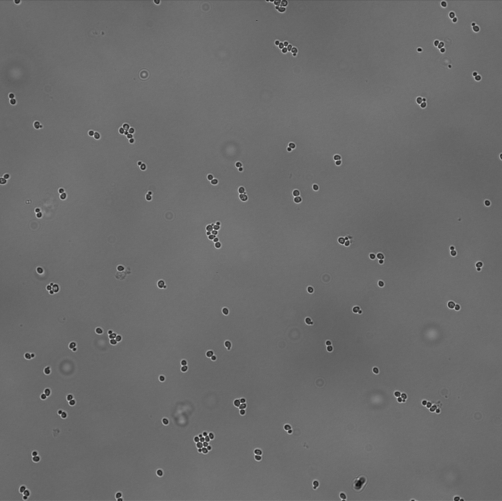
#> input picture example_data/13.tif, 1004 x 1002 px, given in place of po1-b.tif, which was not available (shown at 1/2 size)
$ python equalise_exposure.py
#> lines starting #> are read from the running program, lines starting #| are printed output that depends on the picture; after the words box and inside, x2 and y2 are one past the last pixel; in counts of white or black regions, pixels touching at a corner belong together; pictures that were not available may be replaced by others from this repository, and a replacement may not be noted
### unet/neural_network.py

# -*- coding: utf-8 -*-
"""
Created on Sat Dec 21 18:54:10 2019

"""
import os
import sys
import numpy as np
import skimage
from skimage import io
import skimage.transform as trans
from unet.model import unet

if getattr(sys, 'frozen', False):
    path_weights  = os.path.join(sys._MEIPASS, 'unet/')

else:
    path_weights = './unet/'

# [26 lines left out: functions create_directory_if_not_exists, threshold, not called in this run]


def prediction(im, is_pc, pretrained_weights=None):
    """
    Calculate the prediction of the label corresponding to image im
    Param:
        im: a numpy array image (numpy array), with max size 2048x2048
    Return:
        res: the predicted distribution of probability of the labels (numpy array)
    """
    # pad with zeros such that is divisible by 16
    print(im.shape)
    (nrow, ncol) = im.shape
    row_add = 16-nrow%16
    col_add = 16-ncol%16
    padded = np.pad(im, ((0, row_add), (0, col_add)))

    if pretrained_weights is None:
        if is_pc:
            pretrained_weights = path_weights + 'unet_weights_batchsize_25_Nepochs_100_SJR0_10.hdf5'
        else:
            pretrained_weights = path_weights + 'weights_budding_BF_multilab_0_1.hdf5'

    if not os.path.exists(pretrained_weights):
        raise ValueError('Path does not exist')

    # WHOLE CELL PREDICTION
    model = unet(pretrained_weights = pretrained_weights,
                 input_size = (None,None,1))

    results = model.predict(padded[np.newaxis,:,:,np.newaxis], batch_size=1)

    res = results[0,:,:,0]
    return res[:nrow, :ncol]

### equalise_exposure.py
import skimage.exposure
import numpy as np
import cv2

from unet.neural_network import prediction, threshold
from unet.segment import segment

DATAPATH = "example_data"
OUTPUTPATH = "output_data"
FILEPATH = "po1-b.tif"
# FILEPATH = "2020_3_19_frame_100_cropped.tif"


def saveImage(img, name):
    cv2.imwrite(OUTPUTPATH + "/" + name, img)


# Load images
image = cv2.imread(DATAPATH + "/" + FILEPATH)
#> image is the input picture: shape (1002, 1004, 3); min 9, max 255, mean 107.3
print(image)
#> (printed output is left out)

image_gray = cv2.cvtColor(image, cv2.COLOR_BGR2GRAY)
print(image_gray)
#> (printed output is left out)

# Equalise the exposure as recommended
im = skimage.exposure.equalize_adapthist(image_gray)
# im = im_float*1.0
print(im)
#> (printed output is left out)
saveImage(im, "input.png")
#> in saveImage, `cv2.imwrite(OUTPUTPATH + "/" + name, img)`:
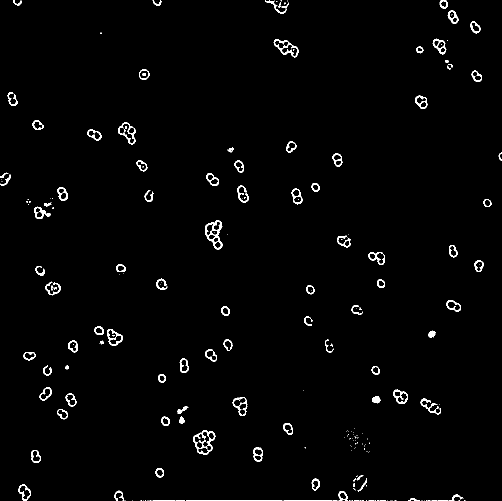
#> saved as input.png: shape (1002, 1004) (shown at 1/2 size); values 0 (black) and 1 (white), 1.6% white; 227 white regions (128 under 20 px), largest, box (x1, y1, x2, y2) and area: (410, 440, 445, 499) 684, (386, 861, 431, 910) 586, (547, 78, 597, 115) 477

# Prediction yeast cells
predctionOutput = prediction(im=im, is_pc=False)
#| (1002, 1004)
#> in prediction, `padded = np.pad(im, ((0, row_add), (0, col_add)))`:
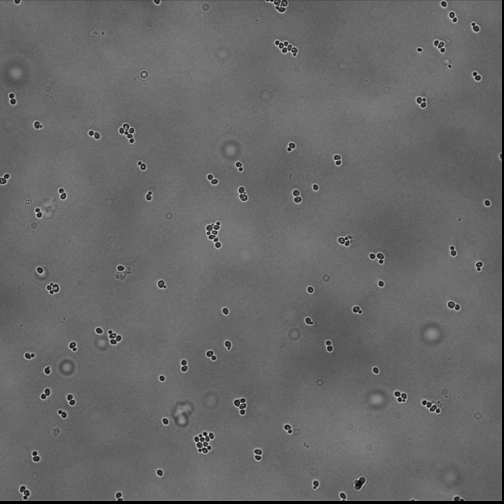
#> padded: shape (1008, 1008) float64 (shown at 1/2 size); min 0, max 1, mean 0.407
#> (the run stopped early here; a loop or call above may not have finished)

$ run again, on example_data/14.tif
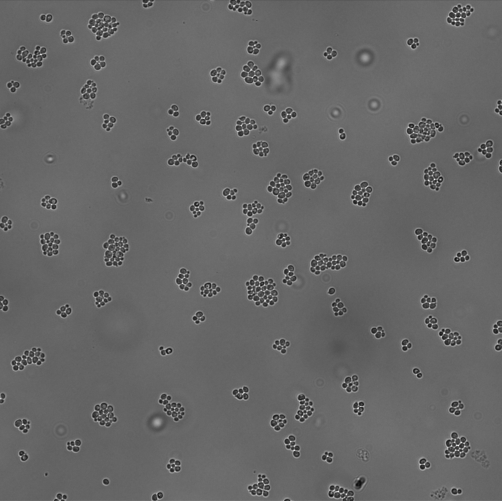
#> input picture example_data/14.tif, 1004 x 1002 px, given in place of po1-b.tif, which was not available (shown at 1/2 size)
#> image is the input picture: shape (1002, 1004, 3); min 7, max 255, mean 102.6
#> (printed output is left out)
#> (printed output is left out)
#> (printed output is left out)
#> in saveImage, `cv2.imwrite(OUTPUTPATH + "/" + name, img)`:
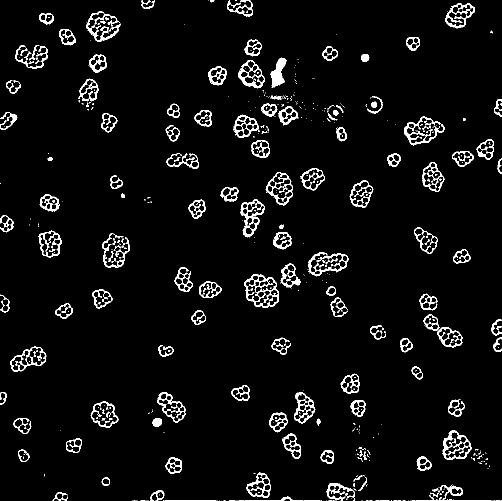
#> saved as input.png: shape (1002, 1004) (shown at 1/2 size); values 0 (black) and 1 (white), 4.8% white; 607 white regions (422 under 20 px), largest, box (x1, y1, x2, y2) and area: (489, 548, 558, 616) 1330, (172, 22, 241, 84) 1106, (481, 399, 530, 475) 1086
#| (1002, 1004)
#> in prediction, `padded = np.pad(im, ((0, row_add), (0, col_add)))`:
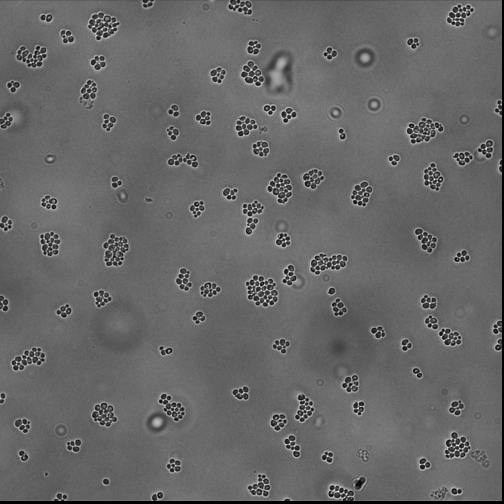
#> padded: shape (1008, 1008) float64 (shown at 1/2 size); min 0, max 1, mean 0.406
